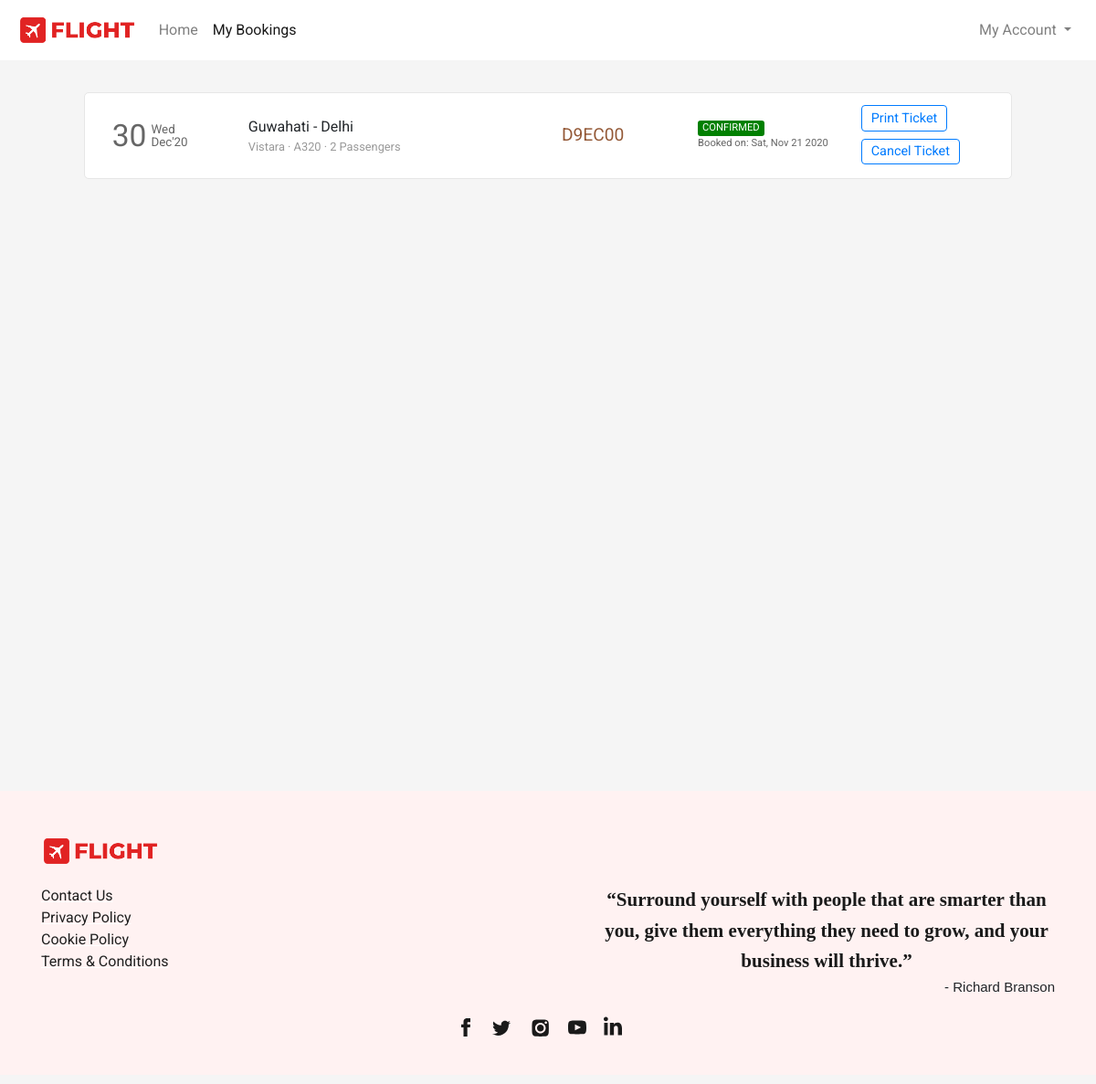
The page /flight/bookings (signed in) on the database as committed earlier.
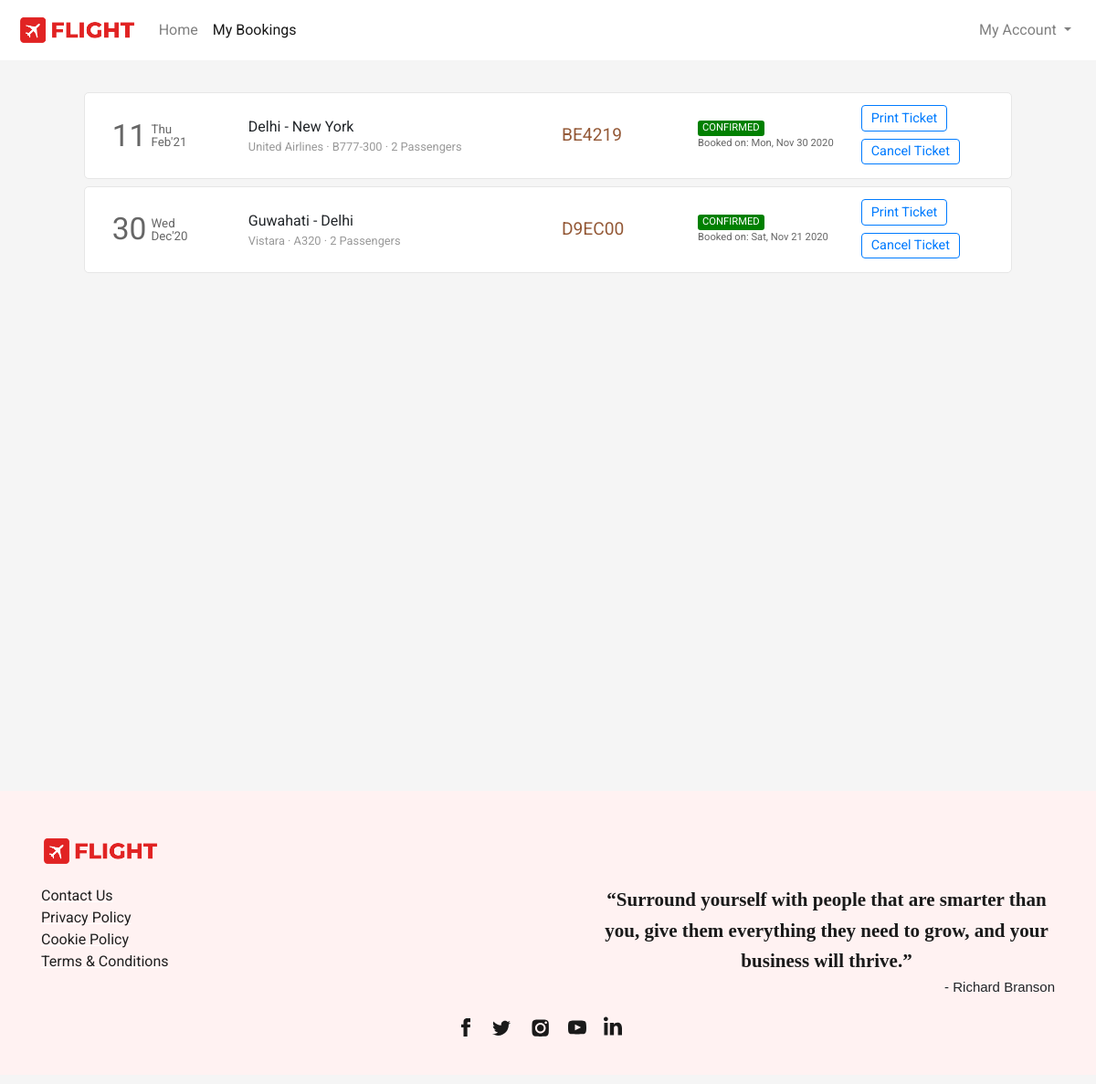
The same page on the database as committed later.
### flight/models.py (models this page shows, shortened)
class Ticket(models.Model):
    user = models.ForeignKey(User,on_delete=models.CASCADE,related_name="bookings", blank=True, null=True)
    ref_no = models.CharField(max_length=6, unique=True)
    passengers = models.ManyToManyField(Passenger, related_name="flight_tickets")
    flight = models.ForeignKey(Flight, on_delete=models.CASCADE, related_name="tickets", blank=True, null=True)
    flight_ddate = models.DateField(blank=True, null=True)
    flight_adate = models.DateField(blank=True, null=True)
    flight_fare = models.FloatField(blank=True,null=True)
    other_charges = models.FloatField(blank=True,null=True)
    coupon_used = models.CharField(max_length=15,blank=True)
    coupon_discount = models.FloatField(default=0.0)
    total_fare = models.FloatField(blank=True, null=True)
    seat_class = models.CharField(max_length=20, choices=SEAT_CLASS)
    booking_date = models.DateTimeField(default=datetime.now)
    mobile = models.CharField(max_length=20,blank=True)
    email = models.EmailField(max_length=45, blank=True)
    status = models.CharField(max_length=45, choices=TICKET_STATUS)

class Flight(models.Model):
    origin = models.ForeignKey(Place, on_delete=models.CASCADE, related_name="departures")
    destination = models.ForeignKey(Place, on_delete=models.CASCADE, related_name="arrivals")
    depart_time = models.TimeField(auto_now=False, auto_now_add=False)
    depart_day = models.ManyToManyField(Week, related_name="flights_of_the_day")
    duration = models.DurationField(null=True)
    arrival_time = models.TimeField(auto_now=False, auto_now_add=False)
    plane = models.CharField(max_length=24)
    airline = models.CharField(max_length=64)
    economy_fare = models.FloatField(null=True)
    business_fare = models.FloatField(null=True)
    first_fare = models.FloatField(null=True)

class Place(models.Model):
    city = models.CharField(max_length=64)
    airport = models.CharField(max_length=64)
    code = models.CharField(max_length=3)
    country = models.CharField(max_length=64)

### flight/views.py (the view)
# urls.py: path('flight/bookings', views.bookings, name="bookings"),
def bookings(request):
    if request.user.is_authenticated:
        tickets = Ticket.objects.filter(user=request.user).order_by('-booking_date')
        return render(request, 'flight/bookings.html', {
            'page': 'bookings',
            'tickets': tickets
        })
    else:
        return HttpResponseRedirect(reverse('login'))

### flight/templates/flight/bookings.html (shortened to what this page needs)
{% extends 'flight/layout.html' %}
{% load static %}
{% block head %}
    <link rel="stylesheet" href="{% static 'css/bookings_style.css' %}">
{% endblock head %}
{% block body %}
    <section class="section section1">
        <div class="container">
            {% for ticket in tickets %}
                <div class="row each-booking-div" id="{{ticket.ref_no}}">
                    <div class="col-2" style="display: flex;">
                        <div style="display: flex; color: #666666; margin-top: auto;">
                            <div>
                                <span style="font-size: 2.1em;">{{ticket.flight_ddate | date:"d"}}</span>
                            </div>
                            <div style="font-size: smaller; display: flex; margin: auto 0; padding-left: 5px; line-height: 1em;">
                                <div style="margin: auto;">
                                    <div style="margin-bottom: 1px;">{{ticket.flight_ddate | date:"D"}}</div>
                                    <div style="margin-top: 1px;">{{ticket.flight_ddate | date:"M'y"}}</div>
                                </div>
                            </div>
                        </div>
                    </div>
                    <div class="col-4 middle-div">
                        <div style="width:100%">
                            <div class="row places-div" style=" display: flex;">
                                <div style="max-width: 45%;">{{ticket.flight.origin.city}}</div>
                                <div>&nbsp;-&nbsp;</div>
                                <div style="max-width: 45%;">{{ticket.flight.destination.city}}</div>
                            </div>
                            <div class="row places-div" style="font-size: .8em; color: #999999; ">
                                <div style="max-width: 100%;">{{ticket.flight.airline}} &middot; {{ticket.flight.plane}} &middot; {{ticket.passengers.count}} Passengers</div>
                            </div>
                        </div>
                    </div>
                    <div class="col-2 middle-div">
                        <div style="font-size: 1.2em; color: #945937;">{{ticket.ref_no}}</div>
                    </div>
                    <div class="col-2 middle-div">
                        <div>
                            <div class="row status-div">
                                {% if ticket.status == 'CONFIRMED' %}
                                    <div class="green">{{ticket.status}}</div>
                                {% endif %}
                            </div>
                            <div class="row booking-date-div" style="font-size: .7em; color: #666;">
                                {% if ticket.status == 'CONFIRMED' %}
                                    Booked on: {{ticket.booking_date | date:"D, M d Y"}}
                                {% endif %}
                            </div>
                        </div>
                    </div>
                    <div class="col-2 last-div">
                        <div>
                            <div class="ticket-action-div">
                                {% if ticket.status == 'CONFIRMED' %}
                                    <form action="{% url 'getticket' %}" method="get" target="_blank">
                                        <button type="submit" class="btn btn-outline-primary btnp">Print Ticket</button>
                                    </form>
                                    <button class="btn btn-outline-primary btnp"  data-ref="{{ticket.ref_no}}" onclick="popup(this)">Cancel Ticket</button>
                                {% endif %}
                            </div>
                        </div>
                    </div>
                </div>
            {% endfor %}
        </div>
    </section>
{% endblock %}

Rows that differ between the two databases and show on the page:
added Ticket: flight_ddate "11", flight_ddate "Thu", flight_ddate "Feb'21", flight.origin.city "Delhi", flight.destination.city "New York", flight.airline "United Airlines", flight.plane "B777-300", passengers.count "2", ref_no "BE4219", status "CONFIRMED", booking_date "Mon, Nov 30 2020"
